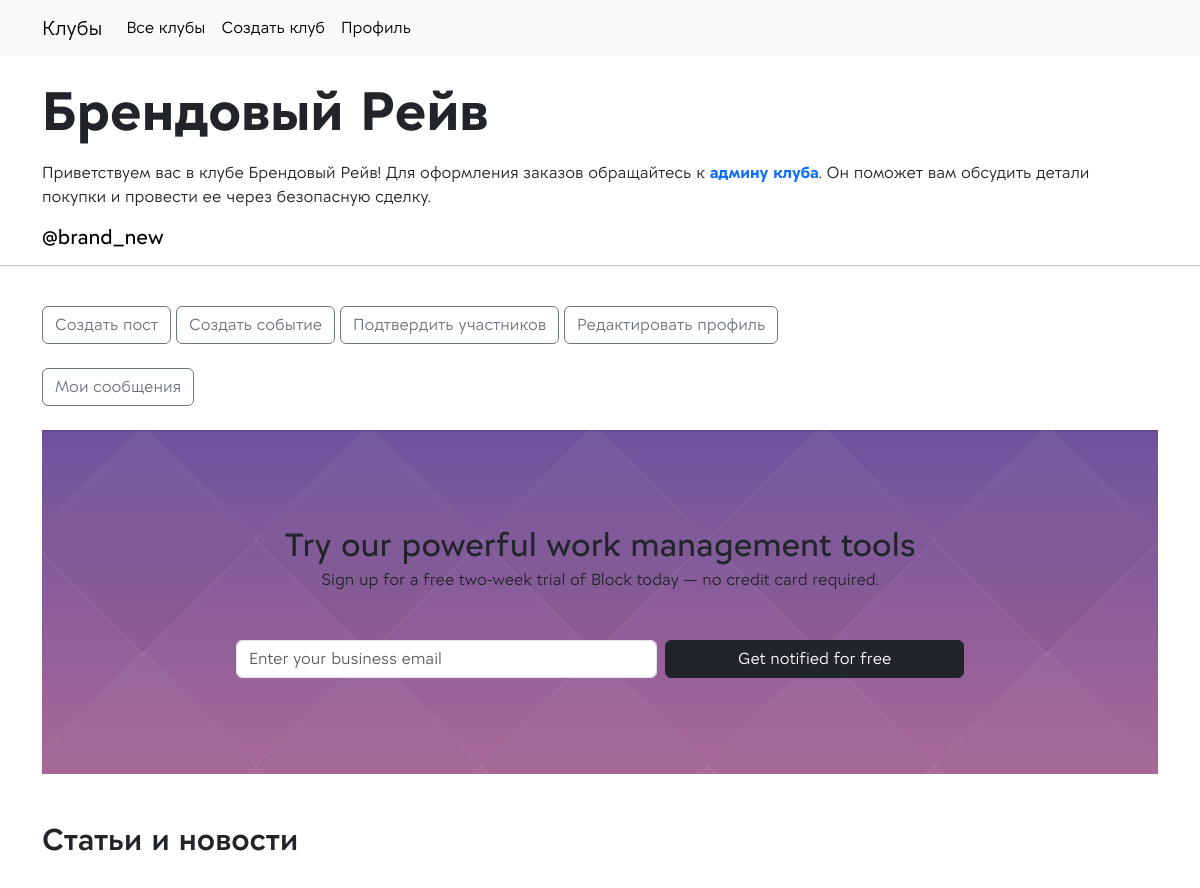
Before: /brendovyij-rejv/profile-club/ (signed in, upper part) with the older database file.
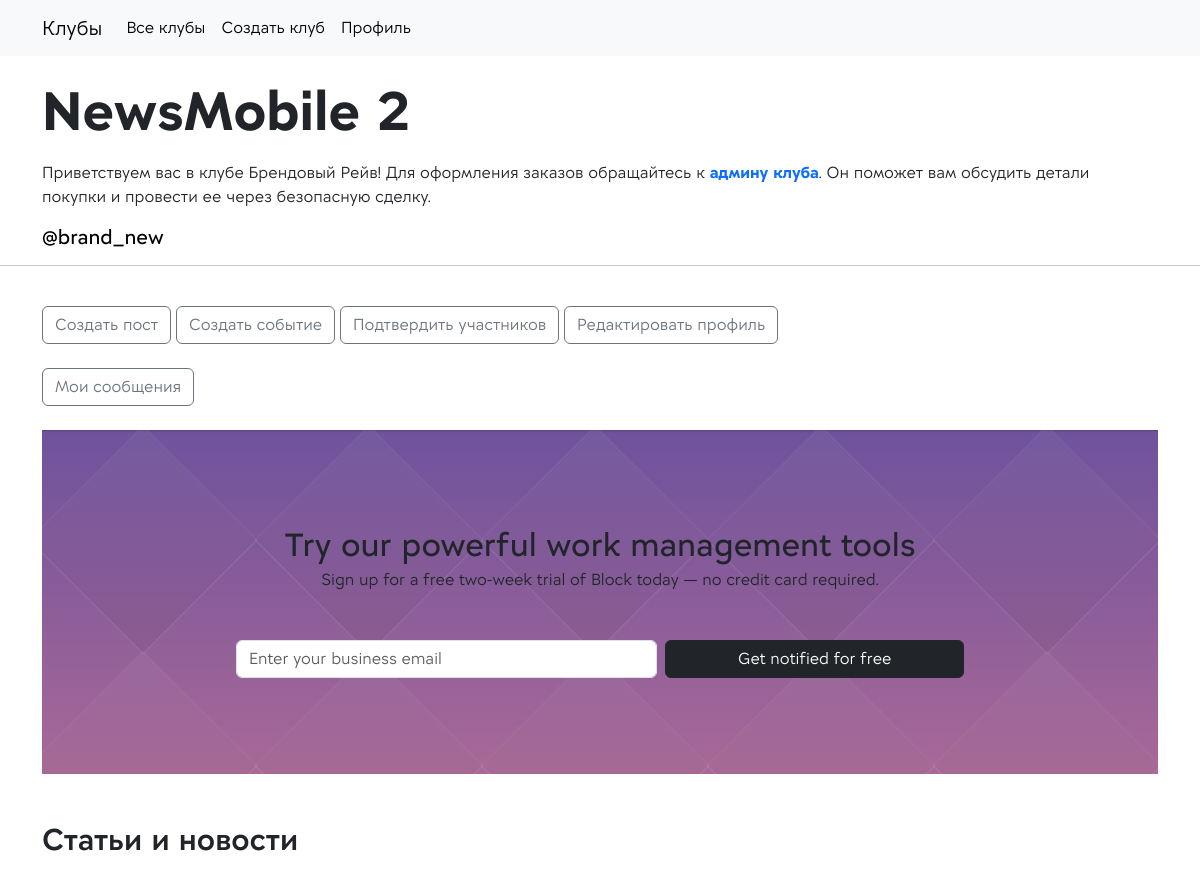
After: the same page with the newer database file.
### app_clubs/models.py (models this page shows)
class BaseModel(models.Model):
    format_choices = [
        ("Онлайн", "Онлайн"),
        ("Офлайн", "Офлайн"),
    ]
    title = models.CharField(max_length=128, verbose_name='Заголовок')
    slug = models.SlugField(max_length=128, db_index=True, null=False, blank=True, unique=True)
    club = models.ForeignKey("Club", on_delete=models.SET_NULL, null=True, blank=True)
    def __str__(self):
        return self.title
    class Meta:
        abstract = True

class Club(BaseModel):
    club = None
    admins = models.ManyToManyField(get_user_model(), related_name='clubsadmins')
    not_approved = models.ManyToManyField(get_user_model(), related_name='notapproved', null=True, blank=True)
    description = models.TextField(blank=True, null=True, verbose_name='Информация о клубе')
    short_desc = CKEditor5Field(blank=True, null=True, verbose_name="Доп.информация о клубе", config_name='extends')
    moderate = models.BooleanField(default=False, verbose_name='Модерировать')
    image = models.FileField(upload_to='uploads/%Y/%m/%d/', default=None, null=True, blank=True,
                             verbose_name='Изображение')
    tg = models.CharField(max_length=256, null=True, blank=True, verbose_name='Телеграм')
    cat = models.CharField(max_length=64, choices=cats, verbose_name='Направления', null=True)
    class Meta:
        verbose_name_plural = 'Клубы'

### app_clubs/views.py (the view)
# urls.py: path('<slug:club_slug>/profile-club/', views.ProfileClub.as_view(), name='profile_club'),
class ProfileClub(RequiredClubMember, TemplateView):
    template_name = 'app_clubs/profile_club.html'
    def get_context_data(self, **kwargs):
        context = super().get_context_data(**kwargs)
        context['current_club'] = self.request.current_club
        context['events'] = EventModel.objects.filter(club=self.request.current_club)
        context['posts'] = ModelPost.objects.filter(club=self.request.current_club)
        context['members'] = get_user_model().objects.filter(clubs=self.request.current_club)
        return context

### app_clubs/context_processors.py (called while the page is built)
def context_navbar(request, navbar=navbar):
    if request.user.is_authenticated:
        navbar = navbar[0:-2]
        navbar.append({'selected': 'profile_user', 'name': 'Профиль', 'url': reverse_lazy('app_clubs:profile_user')})
    else:
        navbar = navbar[-2:]
    return {'logo': 'Клубы', 'main_page_url': reverse_lazy('app_clubs:home_page'), 'menu_navbar': navbar}

### app_clubs/templatetags/club_filters.py (called while the page is built)
@register.filter
def list_content(lst, param):
    if param == "None":
        return lst
    by, size = map(int, param.split(':'))
    if len(lst) < by:
        return lst
    return lst[0:len(lst) // by * by][:size]

@register.filter
def tg_club(href):
    if 'https://t.me/' in href:
        href = href.replace('https://t.me/', '@')
    return href

### app_clubs/templates/app_clubs/profile_club.html (shortened to what this page needs)
{% extends 'app_clubs/base/base.html' %}
{% load club_tags %}
{% load static %}
{% load club_filters %}
{% block content %}
<div class="container"><br>
    <h1 class="" style="font-size: 54px; font-weight: bold">{{ current_club }}</h1>
    {% if current_club.short_desc %}
    <p style="font-size: 20px">{{ current_club.short_desc|safe }}</p>
    {% endif %}
    <h5><a href="{{ current_club.tg }}" style="color: black;" target="_blank">{{current_club.tg|tg_club }}</a></h5>
</div>
<hr>
{% if request.user in current_club.admins.all %}
<br>
<div class="container">
    <a class="btn btn-outline-secondary" href="{% url 'app_clubs:create_post' club_slug=current_club.slug %}">Создать
        пост</a>
    <a class="btn btn-outline-secondary" href="{% url 'app_clubs:create_event' club_slug=current_club.slug %}">Создать
        событие</a>
    <a class="btn btn-outline-secondary"
       href="{% url 'app_clubs:approve_members' club_slug=current_club.slug %}">Подтвердить участников</a>
    <a class="btn btn-outline-secondary"
       href="{% url 'app_clubs:edit_club_profile' club_slug=current_club.slug %}">Редактировать профиль</a>
</div><br>
{% endif %}
<div class="container">
    <a class="btn btn-outline-secondary" href="{% url 'app_clubs:my_notifs' club_slug=current_club.slug %}">Мои
        сообщения</a>
</div>
<br>
<div class="container">
    <section class="py-5" style="background-image: url({% static 'app_clubs/images/img-fon.png' %});">
        <div class="container" data-cues="zoomIn" data-disabled="true">
            <div class="row bg-pattern bg-primary-gradient rounded-3 p-7 g-0" data-cue="zoomIn" data-show="true"
                 style="animation-name: zoomIn; animation-duration: 600ms; animation-timing-function: ease; animation-delay: 0ms; animation-direction: normal; animation-fill-mode: both;">
                <div class="col-xl-8 offset-xl-2 col-lg-10 offset-lg-1 col-md-12 col-12">
                    <div class="position-relative z-1 my-lg-5">
                        <div class="mb-5 text-center">
                            <h3 class="h2 text-white-stable mb-1">Try our powerful work management tools</h3>
                            <p class="mb-0 text-white-stable">Sign up for a free two-week trial of Block today — no
                                credit
                                card required.</p>
                        </div>
                        <form class="row g-2 needs-validation d-flex mx-lg-7" novalidate="">
                            <div class="col-md-7 col-xl-7 col-12">
                                <input type="email" id="notificationEmail" class="form-control"
                                       placeholder="Enter your business email" aria-label="Enter your business email"
                                       required="">
                            </div>
                            <div class="col-md-5 col-xl-5 col-12">
                                <div class="d-grid">
                                    <button class="btn btn-dark" type="submit">Get notified for free</button>
                                </div>
                            </div>
                        </form>
                    </div>
                </div>
            </div>
        </div>
    </section>
</div>
<br>
<br>
{% include 'app_clubs/base/base_show_posts.html' with param='3:6' %}
<br><br><br>
<br><br><br>
{% endblock %}

Changed rows visible on the page:
changed Club "@brand_new": title "Брендовый Рейв" → "NewsMobile 2"
